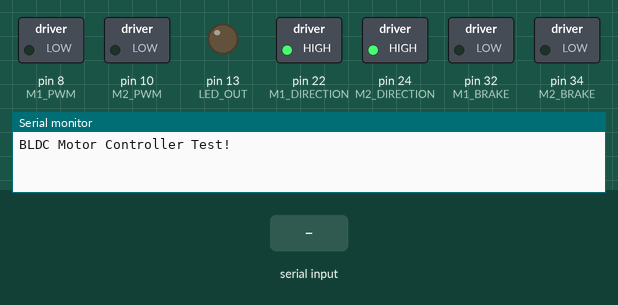
The sketch below on a simulated Arduino Mega 2560, built with avr-gcc and run on an emulated ATmega2560. Parts: switched loads named in the sketch (green lamp = pin HIGH), output pins drawn as LEDs (lit = HIGH), the last lines printed to the serial monitor. The test bench sets the inputs (shaded band).

Above: at 1.2 s.
1.3 s: "DOWN\n" received over Serial
At 2.2 s:
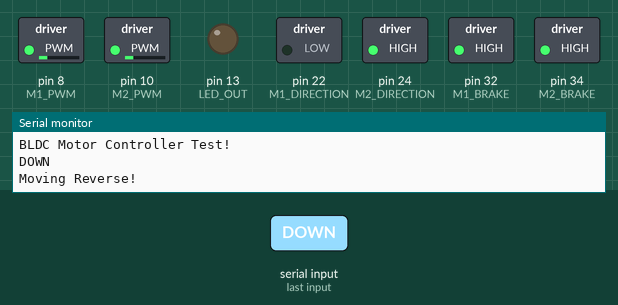
2.9 s: "UP\n" received over Serial
At 3.4 s:
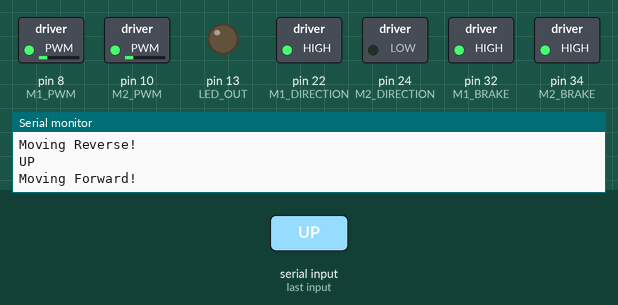
4.4 s: "LEFT\n" received over Serial
At 5.6 s:
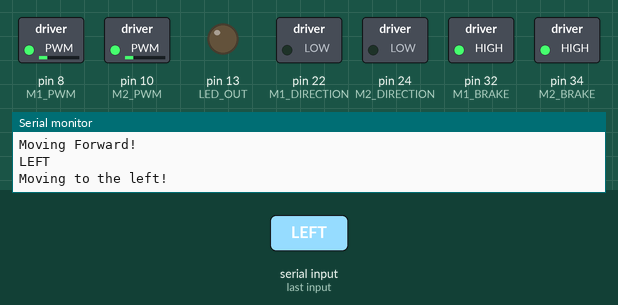
5.9 s: "RIGHT\n" received over Serial
At 6.9 s:
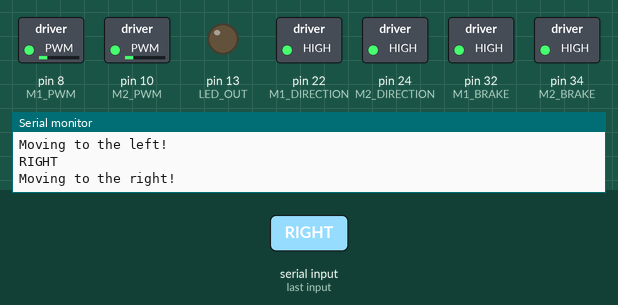
Timing chart, 0 to 8.4 s (numbered marks = the images above; inputs shaded):
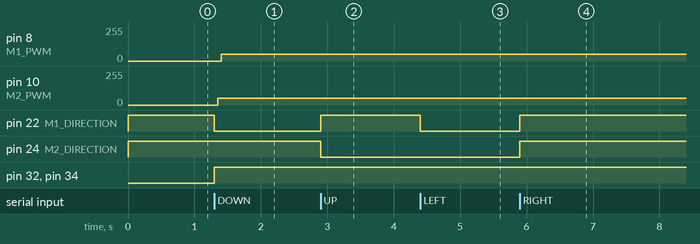

Measured:
- after the input at 1.3 s, pin 8 (M1_PWM): 0/255 → 51/255 after 0.10 s; pin 10 (M2_PWM): 0/255 → 51/255 after 0.05 s; pin 22 (M1_DIRECTION): HIGH → LOW at once; pin 32 (M1_BRAKE), pin 34 (M2_BRAKE): LOW → HIGH at once
- after the input at 2.9 s, pin 22 (M1_DIRECTION): LOW → HIGH at once; pin 24 (M2_DIRECTION): HIGH → LOW at once
- after the input at 4.4 s, pin 22 (M1_DIRECTION): HIGH → LOW at once
- after the input at 5.9 s, pin 22 (M1_DIRECTION), pin 24 (M2_DIRECTION): LOW → HIGH at once

The sketch:

BLDC_controller.ino
```cpp
#include <Adafruit_PWMServoDriver.h>

#define M1_BRAKE 32
#define M1_DIRECTION 22
#define M1_PWM 8

#define M2_BRAKE 34
#define M2_DIRECTION 24
#define M2_PWM 10

#define POWER 80 //0-255 max pwm
#define INCREMENT 5
#define DECREMENT 15
#define START_OFFSET 10
#define PWM_DELAY 20

#define POT A0
#define LED_OUT 13

Adafruit_PWMServoDriver pwmServoDriver = Adafruit_PWMServoDriver(0x40);

bool forward_flag = false;
bool reverse_flag = false;
bool move_left_flag = false;
bool move_right_flag = false;

bool cw_direction = false;
bool ccw_direction = false;
bool turn_motor = true;

uint8_t in_power = 20; // 0-100 ;default = 20%

void setup()
{
  Serial.begin(115200);
  pinMode(M1_PWM, OUTPUT);
  pinMode(M2_PWM, OUTPUT);
  pinMode(M1_DIRECTION, OUTPUT);
  pinMode(M2_DIRECTION, OUTPUT);
  pinMode(M1_BRAKE, OUTPUT);
  pinMode(M2_BRAKE, OUTPUT);

  pwmServoDriver.begin();
  pwmServoDriver.setPWMFreq(50); // 50 Hz

  pinMode(LED_OUT, OUTPUT);
  /**Motor Break
   * HIGH - break is NOT enabled
   * LOW - break IS ENABLED
  */
  digitalWrite(M1_BRAKE, LOW);
  digitalWrite(M2_BRAKE, LOW);
  /**Motor DIRECTION
   * HIGH - clockwise rotation (default)
   * LOW - counterclockwise
  */
  digitalWrite(M1_DIRECTION, HIGH);
  digitalWrite(M2_DIRECTION, HIGH);
  Serial.println("BLDC Motor Controller Test!");
}

void loop()
{
  read_serial();
}

void read_serial()
{
  String serial_input;
  do
  {
    serial_input = Serial.readStringUntil('\r\n');
  } while (serial_input == "");
  serial_input.replace("\r", "");

  if (serial_input == "DOWN")
  {
    Serial.println(serial_input);
    reverse();
  }
  else if (serial_input == "UP")
  {
    Serial.println(serial_input);
    forward();
  }
  else if (serial_input == "LEFT")
  {
    Serial.println(serial_input);
    turn_left();
  }
  else if (serial_input == "RIGHT")
  {
    Serial.println(serial_input);
    turn_right();
  }
  else if (serial_input == "D1")
  {
    Serial.println(serial_input);
    in_power = 40;
  }
  else if (serial_input == "D2")
  {
    Serial.println(serial_input);
    in_power = 60;
  }
  else if (serial_input == "D3")
  {
    Serial.println(serial_input);
    in_power = 80;
  }
  else if (serial_input == "D4")
  {
    Serial.println(serial_input);
    in_power = 100;
  }
  else if (serial_input == "LEFTZ-2")
  {
    Serial.println(serial_input);
    // brake_motors();
  }
  else if (serial_input == "LEFTZ-1")
  {
    Serial.println(serial_input);
  }
  else if (serial_input == "RIGHTZ-2")
  {
    Serial.println(serial_input);
    ball_feeder_down();
  }
  else if (serial_input == "RIGHTZ-1")
  {
    Serial.println(serial_input);
    ball_feeder_up();
  }
  /*
  else if (serial_input >= "530")
  {
    Serial.println("analog UP");
    Serial.println(serial_input);
    // Serial.println(serial_input.toInt()); //convert to integer
    int x = serial_input.toInt(); //convert to integer
    x = map(x, 530, 1023, 0, 255);
    Serial.println(x);
  }
  else if (serial_input <= "500")
  {
    Serial.println("analog DOWN");
    Serial.println(serial_input);
  }
  */
  else
  {
    Serial.println(serial_input);
    brake_motors();
  }
}

float mapFloat(float value, float fromLow, float fromHigh, float toLow, float toHigh)
{
  return (value - fromLow) * (toHigh - toLow) / (fromHigh - fromLow) + toLow;
}

int setPWM(int power) //0 to 100
{
  int _power = mapFloat(power, 0, 100, 0, 255);
  if (_power > 255)
  {
    _power = 255;
  }
  else if (_power < 0)
  {
    _power = 0;
  }
  return _power;
}

/**
 * Move Reverse
 * Motor 2 is delayed
*/
void reverse()
{
  reverse_flag = true;
  Serial.println("Moving Reverse!");
  digitalWrite(M1_BRAKE, HIGH);
  digitalWrite(M2_BRAKE, HIGH);

  digitalWrite(M1_DIRECTION, LOW);
  digitalWrite(M2_DIRECTION, HIGH);
  delay(50);

  analogWrite(M2_PWM, setPWM(in_power));
  delay(50);
  analogWrite(M1_PWM, setPWM(in_power));
}

/**
 * Move Forward
 * Motor 1 is delayed
*/
void forward()
{
  forward_flag = true;
  Serial.println("Moving Forward!");
  digitalWrite(M1_BRAKE, HIGH);
  digitalWrite(M2_BRAKE, HIGH);

  digitalWrite(M2_DIRECTION, LOW);
  digitalWrite(M1_DIRECTION, HIGH);
  delay(50);

  analogWrite(M1_PWM, setPWM(in_power));
  delay(50);
  analogWrite(M2_PWM, setPWM(in_power));
}

/**
 * Move Left
 * motor 2 delayed
*/
void turn_right()
{
  move_right_flag = true;
  Serial.println("Moving to the right!");
  digitalWrite(M1_BRAKE, HIGH);
  digitalWrite(M2_BRAKE, HIGH);

  digitalWrite(M1_DIRECTION, HIGH);
  digitalWrite(M2_DIRECTION, HIGH);
  delay(50);

  analogWrite(M1_PWM, setPWM(in_power));
  delay(50);
  analogWrite(M2_PWM, setPWM(in_power));
}

/**
 * Move Left
 * motor 1 delayed
*/
void turn_left()
{
  move_left_flag = true;
  Serial.println("Moving to the left!");
  digitalWrite(M1_BRAKE, HIGH);
  digitalWrite(M2_BRAKE, HIGH);

  digitalWrite(M1_DIRECTION, LOW);
  digitalWrite(M2_DIRECTION, LOW);
  delay(50);

  analogWrite(M2_PWM, setPWM(in_power));
  delay(50);
  analogWrite(M1_PWM, setPWM(in_power));
}

/**
 * Break Motor 1 and Motor 2
*/
void brake_motors()
{
  Serial.println("Breaking . . .");
  if (forward_flag || move_left_flag)
  {
    digitalWrite(M2_BRAKE, LOW);
    digitalWrite(M1_BRAKE, LOW);
    forward_flag = false;
    move_left_flag = false;
  }
  if (reverse_flag || move_right_flag)
  {
    digitalWrite(M1_BRAKE, LOW);
    digitalWrite(M2_BRAKE, LOW);
    reverse_flag = false;
    move_right_flag = false;
  }
}

/**
 * Rotate motor clockwise
*/
void rotate_CW(int motorToTurn, int _direction, int _brake)
{
  digitalWrite(_brake, HIGH);
  // digitalWrite(LED_OUT, HIGH);
  cw_direction = true;
  Serial.println("Clockwise rotation");
  digitalWrite(_direction, HIGH);
  for (int PWM_VALUE = 0; PWM_VALUE <= POWER; PWM_VALUE += INCREMENT)
  {
    analogWrite(motorToTurn, PWM_VALUE);
    delay(50);
  }
}

/**
 * Rotate motor counterclockwise
*/
void rotate_CCW(int motorToTurn, int _direction, int _brake)
{
  digitalWrite(_brake, HIGH);
  // digitalWrite(LED_OUT, HIGH);
  ccw_direction = true;
  Serial.println("counterClockwise rotation");
  digitalWrite(_direction, LOW);
  for (int PWM_VALUE = 0; PWM_VALUE <= POWER; PWM_VALUE += INCREMENT)
  {
    analogWrite(motorToTurn, PWM_VALUE);
    delay(50);
  }
}

/**
 * How to interrupt the motors while rotating?
*/
void break_motor(int motor_pin, int _direction, int _brake)
{
  if (cw_direction)
  {
    Serial.println("CW:  ");
    for (int PWM_VALUE = POWER; PWM_VALUE >= 0; PWM_VALUE -= DECREMENT)
    {
      analogWrite(motor_pin, PWM_VALUE);
      delay(10);
    }
    cw_direction = false;
  }
  if (ccw_direction)
  {
    Serial.println("CCW:  ");
    digitalWrite(_direction, LOW);
    for (int PWM_VALUE = POWER; PWM_VALUE >= 0; PWM_VALUE -= DECREMENT)
    {
      analogWrite(motor_pin, PWM_VALUE);
      delay(10);
    }
    ccw_direction = false;
  }
  Serial.print("Braking: ");
  Serial.println(_brake);
  digitalWrite(_brake, LOW);
}

void hard_break(int _brakePin)
{
  Serial.print("HARD Braking: ");
  Serial.println(_brakePin);
  digitalWrite(_brakePin, LOW);
}

/**Left Joystick
 * Down - 510 to 0
 * Up - 511 to 1023
 * Left - 511 to 1023
 * Right - 510 to 0
*/
void read_controller()
{
  String inData;
  if (Serial.available() > 0)
  {
    char input = Serial.read();
    inData += input;

    if (input == '\n')
    {
      Serial.println(inData);

      if (inData == "UP")
      {
        Serial.println("UP - is pressed!");
      }
      else if (inData == "DOWN")
      {
        Serial.println("DOWN - is pressed!");
      }

      inData = "";
    }
  }
}

void read_pot()
{
  int potVal = analogRead(A0);

  int pwmVal = map(potVal, 0, 1023, 0, 255);

  analogWrite(M1_PWM, pwmVal);

  Serial.print("Analog: ");
  Serial.print(potVal);
  Serial.print(", PWM Value: ");
  Serial.println(pwmVal);
  delay(100);
}
```

servo.ino
```cpp
#define SERVO_FEEDER_L 0
#define SERVO_FEEDER_R 2
#define SERVOMIN 110 // this is the 'minimum' pulse length count (out of 4096)
#define SERVOMAX 580 // this is the 'maximum' pulse length count (out of 4096)

void ball_feeder_up()
{
    // setPwmSevoDriveServoAngle(pwmServoDriver, SERVO_FEEDER_L, 270 - 80);
    // setPwmSevoDriveServoAngle(pwmServoDriver, SERVO_FEEDER_R, 80);
    pwmServoDriver.setPWM(SERVO_FEEDER_R, 0, angleToPulse(125));
    pwmServoDriver.setPWM(SERVO_FEEDER_L, 0, angleToPulse(270 - 125)); //servo 2 reverse direction

}

void ball_feeder_down()
{
    // setPwmSevoDriveServoAngle(pwmServoDriver, SERVO_FEEDER_L, 0);
    // setPwmSevoDriveServoAngle(pwmServoDriver, SERVO_FEEDER_R, 270 - 0);
    pwmServoDriver.setPWM(SERVO_FEEDER_R, 0, angleToPulse(0));
    pwmServoDriver.setPWM(SERVO_FEEDER_L, 0, angleToPulse(270 - 0)); //servo 2 reverse direction
}

int angleToPulse(int angle)
{
    int pulse = map(angle, 0, 270, SERVOMIN, SERVOMAX);
    Serial.print("Angle: ");
    Serial.print(angle);
    Serial.print(" Pulse: ");
    Serial.println(pulse);
    return pulse;
}

void setPwmSevoDriveServoAngle(Adafruit_PWMServoDriver _pwmServoDriver, int _pinServo, int _angle)
{
    /**MG996R calibrated rotation
    * di kaya ng MG996R ang load ng ball feader
    const int COUNTER_WIDTH_MIN = 150; // 0 angle
    const int COUNTER_WIDTH_MAX = 470; // 180 angle
    */

    /**DSS-M15S calibrated rotation
    * di kaya ng MG996R ang load ng ball feader
    */
    const int COUNTER_WIDTH_MIN = 110; // 0 angle
    const int COUNTER_WIDTH_MAX = 580; // 270 angle

    if (_angle < 0)
        _angle = 0;
    else if (_angle > 270)
        _angle = 270;

    int pulseWidth = map(_angle, 0, 270, COUNTER_WIDTH_MIN, COUNTER_WIDTH_MAX);

    Serial.println(pulseWidth);

    _pwmServoDriver.setPWM(_pinServo, 0, pulseWidth);
}
```
